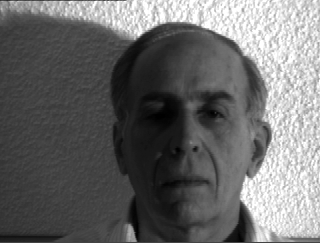
#> input picture training_dataset/5_7_.png, 320 x 243 px; its folder holds only this picture in this run
$ python useorb2.py   (older library calls are emulated)
#> lines starting #> are read from the running program, lines starting #| are printed output that depends on the picture
import numpy as np
import cv2
from matplotlib import pyplot as plt
import glob

files = glob.glob("./training_dataset/*7_.png")

for file in files:
    img2 = cv2.imread(file,0)
#> img2 is the input picture: shape (243, 320); min 0, max 255, mean 106.5
    img = cv2.GaussianBlur(img2,(1,15),5)
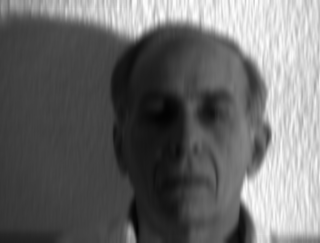
#> img: shape (243, 320); min 3, max 255, mean 106.5
    # Initiate STAR detector
    orb = cv2.ORB()

    # find the keypoints with ORB
    kp = orb.detect(img,None)
#> kp = 35 keypoints; strongest (x, y, size): (245, 179, 44.6), (246, 176, 37.2), (244, 178, 53.6), (246, 177, 31)
    # print kp

    # compute the descriptors with ORB
    kp, des = orb.compute(img, kp)
    xx = [i.pt for i in kp]
#> xx = 35 pairs, first value 134 to 266.4, second value 32 to 205
    pointset = np.array(xx)
#> pointset has the same summary as xx
    # print pointset
    # print pointset[:,0].shape
    # print pointset
    yup = np.min(pointset[:,1])
#> yup = 32
    xleft = np.min(pointset[:,0])
#> xleft = 134
    ydown = np.max(pointset[:,1])
#> ydown = 205
    xright =np.max(pointset[:,0])
#> xright = 266.4

    # draw only keypoints location,not size and orientation
    img3 = cv2.drawKeypoints(img2,kp,color=(0,255,0), flags=0)
    # cv2.rectangle(img, (10, 10), (20, 20), (0, 255, 0))
    cv2.rectangle(img3, (int(xleft), int(yup)), (int(xright), int(ydown)), (0, 255, 0))
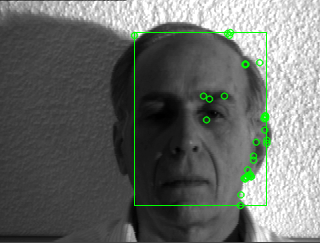
#> img3: shape (243, 320, 3); mean of channels 0, 1, 2 104.6, 108.5, 104.6; drawn as B, G, R
    plt.imshow(img3),plt.show()
    # cv2.rectangle(img, (10, 10), (20, 20, (0, 255, 0))

    # cv2.imshow('img',img)

$ run again, on training_dataset/6_7_.png
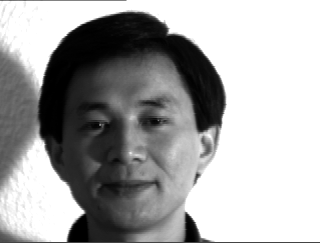
#> input picture training_dataset/6_7_.png, 320 x 243 px
#> img2 is the input picture: shape (243, 320); min 0, max 255, mean 166.6
#> `img = cv2.GaussianBlur(img2,(1,15),5)`:
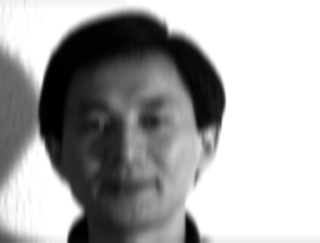
#> img: shape (243, 320); min 0, max 255, mean 166.8
#> kp = 115 keypoints; strongest (x, y, size): (200, 125, 92.6), (202, 127, 77.1), (197, 125, 111.1), (215, 119, 92.6)
#> xx = 115 pairs, first value 37.2 to 223.9, second value 33 to 209
#> pointset has the same summary as xx
#> yup = 33
#> xleft = 37.2
#> ydown = 209
#> xright = 223.9
#> `cv2.rectangle(img3, (int(xleft), int(yup)), (int(xright), int(ydown)),..`:
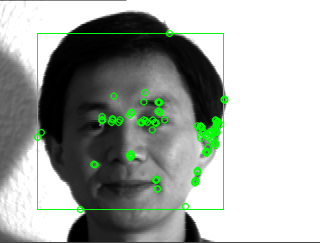
#> img3: shape (243, 320, 3); mean of channels 0, 1, 2 162.7, 170, 162.7; drawn as B, G, R
